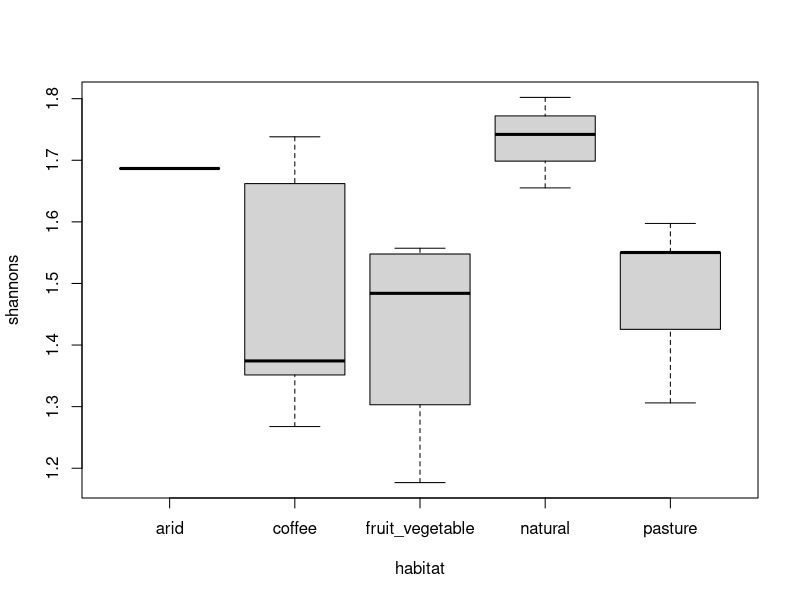

Reproduce this figure in R. (Note: this script raises an error after producing the figure.)
# Script to compile 2022 and 2023 data and clean it
# Sabrina McNew
# Updated May 2025
library(tidyr)
library(vegan)
library(dplyr)
library(lubridate) # modify dates

# Load data ---------------------------------------------------------------

dat_2022 <- read.csv("input_data/base_de_datos_aves2022.csv") %>% rename_with(tolower)
dat_2023 <- read.csv("input_data/Campo2023_base_datos.csv") %>% rename_with(tolower)
data <- bind_rows(dat_2022, dat_2023)


head(data)
dim(data) #5552 total rows

# Process data  -----------------------------------------------------------

data <- data %>%
  mutate(taxon = case_when(species == "CRA" ~ "Platyspiza crassirostris", # add latin name
                           species == "FOR" ~ "Geospiza fortis",
                           species == "FUL" ~ "Geospiza fuliginosa",
                           species == "GAMO" ~ "Mimus parvulus",
                           species == "MAG" ~ "Geospiza magnirostris",
                           species == "MELA" ~ "Coccyzus melacoryphus",
                           species == "MYI" ~ "Myiarchus magnirostris",
                           species == "OLI" ~ "Certhidea olivacea",
                           species == "PAL" ~ "Camarhynchus pallidus",
                           species == "PET" ~ "Setophaga petechia",
                           species == "PSI" ~ "Camarhynchus psittacula",
                           species == "SCA" ~ "Geospiza scandens",
                           species == "ZEN" ~ "Zenaida galapagoensis",
                           species == "PAR" ~ "Camarhynchus parvulus",
                           species == "GALLARETA" ~ "Neocrex erythrops",
                           species == "ANI" ~ "Crotophaga ani")) %>%
  mutate(type_of_site = tolower(type_of_site)) %>%
  mutate(type_of_site = case_when(type_of_site == "humeda" ~ "bosque", #synonymize habitat types
                                  type_of_site == "" ~ "agricola",
                                  site == "Maria Elena Guerra" ~ "agricola", # per Ilke 2025
                                  site == "Reina Oleas" ~ "agricola", # per Ilke 2025
                                  TRUE ~ type_of_site)) %>%
  mutate(site = case_when(site == "El Barranco" ~ "Barranco", # synonymize micro-sites within CDRS
                          site == "FCD" ~ "Barranco",
                          site == "Corrales" ~ "Barranco",
                          TRUE ~ site)) %>%
  filter(!is.na(band)) %>%
  filter(!is.na(pox_iur)) %>%
  filter(!is.na(species)) %>%
  group_by(band, species) %>%
  mutate(ncaps = n()) %>% # number of total captures for this individual
  mutate(capturen = 1:n()) %>% # which capture was this for the individual
  mutate(n_estados = n_distinct(pox_iur)) %>% # number of pox states, i.e. if captured I and then U = 2
  as.data.frame()

# Add additional site information --------------------------------------------

# Shannon's diversity per site
# Create a species x column data frame

shannons <- table(data$site, data$species) %>%
  diversity(., index = "shannon")
shannon_df <- data.frame(site = names(shannons), shannons = as.numeric(shannons))

# Add additional information about type of site
sites <- read.csv("input_data/sites.csv") %>% left_join(., shannon_df)
data <- left_join(data, sites)

boxplot(shannons ~ habitat, data = sites)
# Process data to create net hours
# Use lubridate package to turn hours from character into time format

data <- data %>%
  mutate(rain_time = ifelse(is.na(rain_time), "00:00", rain_time)) %>%
  mutate(rain_time = ifelse(rain_time == "", "00:00", rain_time)) %>%
  mutate(across(c(net_open, net_close, rain_time), hm)) %>%
  mutate(operating_hours = time_length(net_close - net_open - rain_time, unit = "hour")) %>%
  mutate(net_hours = operating_hours * net_no)

table(data$net_hours)

# calculate total captures per day
bird_dens <- data %>%
  group_by(date) %>%
  summarize(total_daily_caps = n())


# add daily captures to data
data <- left_join(data, bird_dens)


# calculate density as daily captures / net hours
data <- mutate(data, bird_dens = total_daily_caps / net_hours)


# create a column called "banded" that shows whether the bird was banded or not

data <- data %>%
  mutate (
    banded = case_when(
      grepl("FUL", band) ~ 0,
      grepl("FUL", band) ~ 0,
      grepl("OLI", band) ~ 0,
      grepl("PET", band) ~ 0,
      grepl("MYI", band) ~ 0,
      grepl("ANI", band) ~ 0,
      grepl("PAR", band) ~ 0,
      grepl("GALLARETA", band) ~ 0,
      grepl("NA-GALL", band) ~ 0,
      grepl("NO ANILLADO", band) ~ 0,
      grepl("UNBANDED", band) ~ 0,
      band == "" ~ 0,
      TRUE ~ 1)
          )

# Fix date formatting,
# Make sure data are sorted by date
data <-
  data %>%
  mutate(date = as.Date(paste(day, month, year, sep = "/"), format = "%d/%m/%Y")) %>%
  arrange(date) %>%
  mutate(year_month = floor_date(date, unit = "month")) %>% # add id column for year x month
  mutate(year_week = floor_date(date, unit = "week")) %>%  # add id column for week of year
  mutate(day_of_year = yday(date))  # correct small errors in day of year


# Add a column that indicates inf_stat; 1 = infected, 0 is uninfected
data <-
  data %>% mutate (inf_stat = case_when(pox_iur == "U" ~ 0,
                                        pox_iur == "R" ~ 0,
                                        pox_iur == "I" ~ 1))




# Calculate Body Condition ---------------------------------------------------------------
# First remove Anis from study
data <- data %>% filter(species != "ANI")

smi_slope <- function(thedata) {
  # Calculate Beta coefficient from OLS regression
  Bols <- lm(log(mass) ~ log(tarsus), data = thedata)$coefficients[2]
  # Calculate R coefficient
  pearsons_r <- cor(
    x = log(thedata$tarsus),
    y = log(thedata$mass),
    use = "complete.obs",
    method = "pearson"
  )
  smi_slope = Bols / pearsons_r # calculate smi_slope
  smi_slope = as.vector(smi_slope)
  return(smi_slope)
}

# Calculate a slope for each species
bsmi <- data %>% group_by(species) %>%
  do(smis = smi_slope(.)) %>%
  mutate(smis = unlist(smis)) %>%
  as.data.frame

# Calculate mean tarsus for each species and add that to species-slopes
meant <- data %>% group_by(species) %>%
  summarize(meant = mean(tarsus, na.rm = T))
bsmi <- left_join(bsmi, meant)

# Add those slopes on to the big data frame
data <- left_join(data, bsmi)

# Calculate individual body condition
# condition = mass * (mean_tarsus/tarsus)^smi

data <- data %>%
  mutate(condition = mass *((meant/tarsus)^smis))




# Export data -------------------------------------------------------------


# exclude strange fuliginosa with 60g mass
data <- data %>% filter(band != "SM827")

write.csv(data, "formatted_data/combined_2022_2023_finch.csv", row.names = FALSE)


# Compile locality info ---------------------------------------------------

locals <- data %>% select(site, latitude, longitude, habitat) %>%
  distinct(site, .keep_all = TRUE) %>%
  mutate(habitat = case_when(site == "Garrapatero" ~ "arid", TRUE ~ habitat)) %>%
  na.omit()
write.csv(locals, "formatted_data/locals.csv", row.names = F)


# Check tarsus and mass  --------------------------------------------------
# Subsequent analysis of tarsus and mass suggested that some entries should be
# checked in the data. Code below looks for outliers in these two metrics and flags
# entries for checking. March 2024: exported file for checking and subsequently
# corrected a few (~25 entries) based on paper data sheets.


# Procedure:
# find a way to check the expected mass and tarsus for each species and
# flag outliers
# calculate species-specific quantiles for mass and tarsus
# find "upper" and "lower" bounds for each species equal to 1.5 x the
# interquartile range, subtracted or added to the first or third quartile

# mass_bounds <- aggregate(mass ~ species, data = data, fivenum) %>%
#   do.call("data.frame", .) %>%
#   mutate(m.lowerbound = mass.2 - (1.5 * (mass.4 - mass.2))) %>%
#   mutate(m.upperbound = mass.4 + (1.5 * (mass.4 - mass.2)))
#
# tarsus_bounds <- aggregate(tarsus ~ species, data = data, fivenum) %>%
#   do.call("data.frame", .) %>%
#   mutate(t.lowerbound = tarsus.2 - (1.5 * (tarsus.4 - tarsus.2))) %>%
#   mutate(t.upperbound = tarsus.4 + (1.5 * (tarsus.4 - tarsus.2)))
#
# both_bounds <- left_join(mass_bounds[,c("species", "m.lowerbound", "m.upperbound")],
#                          tarsus_bounds[,c("species", "t.lowerbound", "t.upperbound")])
#
# # add bounds onto the main data frame, create a "flag mass" and "flag tarsus"
# # column to id problem entries
# data <- left_join(data, both_bounds) %>%
#         mutate(flag_mass = ifelse(mass < m.lowerbound | mass > m.upperbound, 1, 0)) %>%
#         mutate(flag_tarsus = ifelse(tarsus < t.lowerbound | tarsus > t.upperbound, 1,0))
#
# data %>% filter(flag_mass == 1 ) %>% dim
# data %>% filter(flag_tarsus == 1 ) %>% dim



